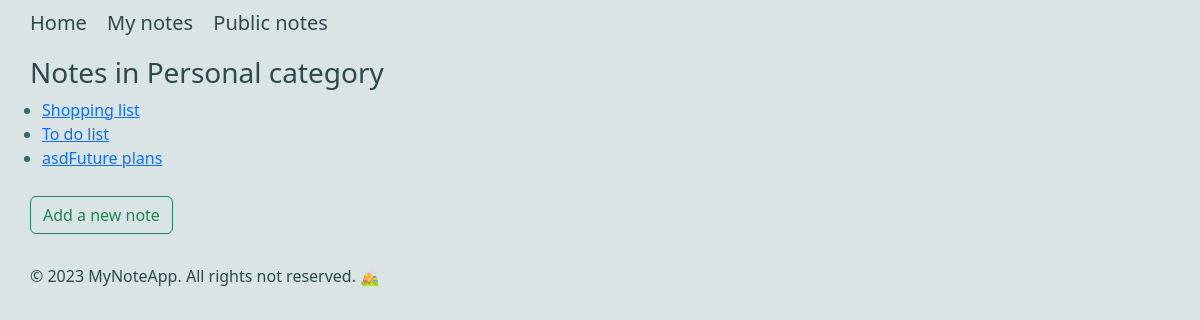
The app's page /category_2/ (signed in) with its own data.
### notes/models.py (models this page shows, shortened)
class Category(models.Model):
    title = models.CharField(max_length=200)

class Note(models.Model):
    title = models.CharField(max_length=200)
    text = models.TextField()
    created_date = models.DateTimeField(auto_now_add=True)
    upd_date = models.DateTimeField(auto_now=True)
    reminder = models.DateTimeField(null=True, blank=True)
    author = models.ForeignKey(User, on_delete=models.CASCADE)
    category = models.ForeignKey(Category, on_delete=models.CASCADE, related_name='notes', null=True, blank=True)
    public = models.BooleanField(default=False)

### notes/views.py (the view)
# urls.py: path('category_<int:category_id>/', views.category_detail, name='category_detail'),
def category_detail(request, category_id):
    category = get_object_or_404(Category, pk=category_id)
    if request.user.is_authenticated:
        notes = Note.objects.filter(Q(category=category) & (Q(author=request.user) | Q(public=True)))
    else:
        notes = Note.objects.filter(Q(category=category) & Q(public=True))
    return render(request, 'notes/category_detail.html', {'category': category, 'notes': notes})

### notes/templates/notes/category_detail.html (shortened to what this page needs)
{% extends 'base.html' %}
{% block content %}
    <h3>Notes in {{ category.title }} category </h3>
    {% if notes %}
    <ul>
    {% for note in notes %}
        <li><a href="{% url 'notes:note_detail' note.id %}">{{ note.title }}</a></li>
    {% endfor %}
    </ul>
    {% else %}
        <p>There are no notes in this category.</p>
    {% endif %}
    <a href="{% url 'notes:new_note' %}">
        <button type="button" class="btn btn-outline-success btn-with-margin">Add a new note</button>
    </a>
{% endblock %}

### notes/static/notes/css/notes.css (style rules this page uses)
body { background-color: #dae4e5; }
h2, h3, p { color: #2b4a4a; margin-left: 30px; }
li { color: #296e6b; margin-left: 10px; }
.btn-with-margin { margin-left: 30px; margin-top: 10px; }

### records on screen
Category: title "Personal"
Note: title "Shopping list"
Note: title "To do list"
Note: title "asdFuture plans"
